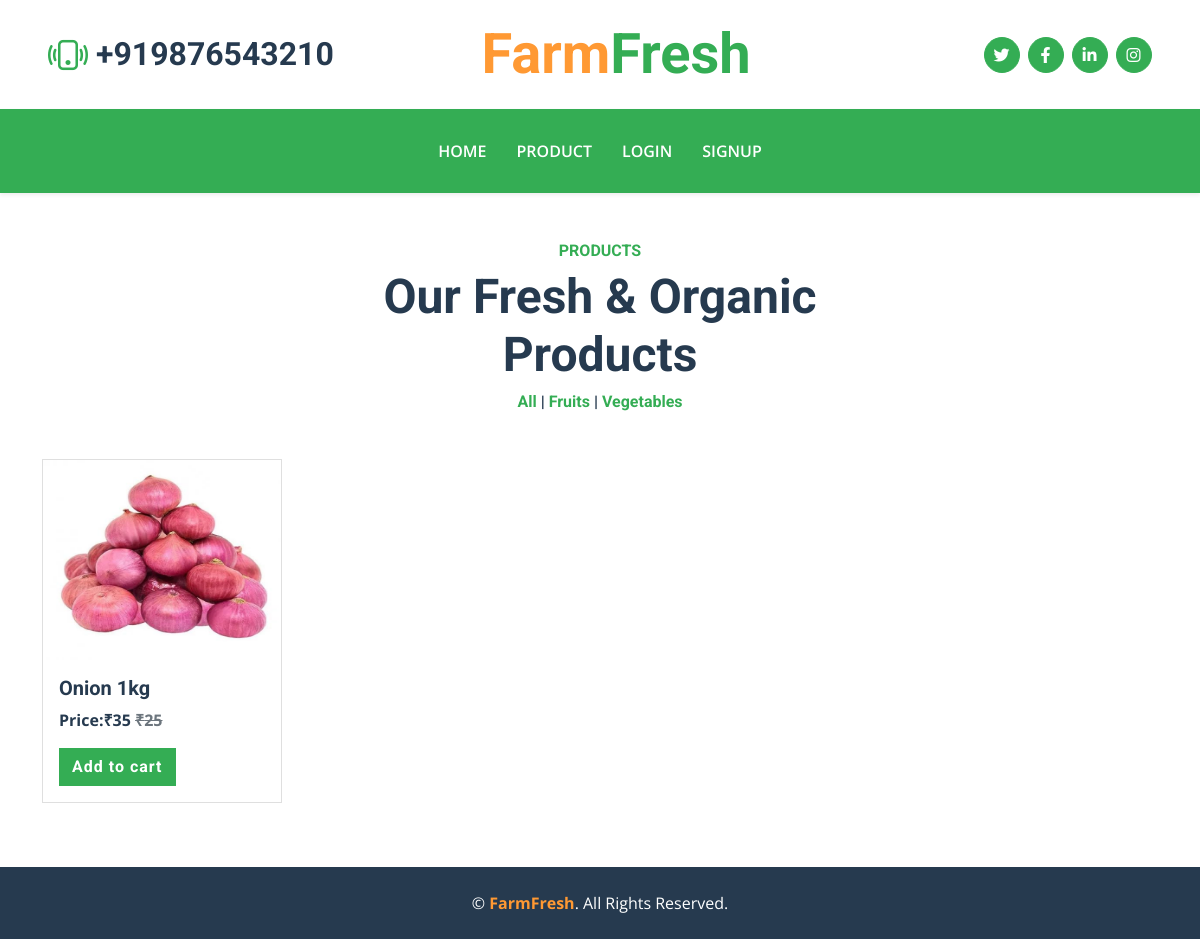
/category/vegetables/, run on the app's committed database.
### app/models.py (models this page shows, shortened)
class Product(models.Model):
    name=models.CharField(max_length=100)
    image=models.ImageField(upload_to='products/')
    price=models.PositiveIntegerField(default=0)
    quantity=models.PositiveIntegerField(default=0)
    dprice=models.PositiveIntegerField(default=0)
    CATEGORY_CHOICES = [
    ('fruits', 'Fruits'),
    ('vegetables', 'Vegetables'),
    ]
    category = models.CharField(max_length=50, choices=CATEGORY_CHOICES,default='fruits')

### app/views.py (the view)
# urls.py: path('category/<str:category>/', views.category_products, name='category_products'),
def category_products(request, category):
    category_products = Product.objects.filter(category=category)
    context = {
        'category': category,
        'category_products': category_products
    }
    return render(request, 'product.html', context)

### templates/product.html (shortened to what this page needs)
{% extends 'base.html' %}
{% load static %}
{% block content %}
<div class="container-fluid py-5">
    <div class="container">
        <div class="mx-auto text-center mb-5" style="max-width: 500px;">
            <h6 class="text-primary text-uppercase">Products</h6>
            <h1 class="display-5">Our Fresh & Organic Products</h1>
            <h6 class="text-center"><a href="{% url 'product'  %}">All</a> | <a
                    href="{% url 'category_products' 'fruits' %}">Fruits</a> | <a
                    href="{% url 'category_products' 'vegetables' %}">Vegetables</a></h6>
        </div>
        <div class="row ">
            {% if category %}
            {% for i in category_products %}
            <div class="col-3 mb-3">
                <div class="card" style="width: 15rem; ">
                    <img src="{{i.image.url}}" width="200px" height="200px" class="card-img-top" alt="{{i.name}}">
                    <div class="card-body">
                        <h5 class="card-title">{{ i.name }} <span>{{i.quantity}}kg</span></h5>
                        <p class="card-text text-dark fw-bold">Price:₹{{i.price}} <span
                                class="text-muted"><strike>₹{{i.dprice}}</strike></span> </p>
                        <a href="{% url 'update_cart' i.id %}" class="btn btn-primary">Add to cart</a>
                    </div>
                </div>
            </div>
            {% endfor %}
            {% endif %}
        </div>
    </div>
</div>
{% endblock %}

### static/css/style.css (style rules this page uses)
:root { --primary: #34AD54; --secondary: #FF9933; --light: #F6FFF2; --dark: #263A4F; }
.btn { font-family: 'Roboto', sans-serif; letter-spacing: 1px; font-weight: 700; transition: .5s; }
.btn-primary, .btn-secondary { color: #FFFFFF; }

### data on the page
Product: image (picture), name "Onion", quantity "1", price "35", dprice "25"
